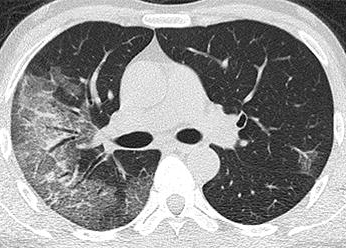
%> input picture HW2/covid.png, 346 x 248 px
$ octave Q4.m   (GNU Octave 9; MATLAB toolbox functions it lacks are replaced by stand-ins)
%> lines starting %> are read from the running program, lines starting %| are printed output that depends on the picture
### HW2/visuShrink.m
function lambda = visuShrink(C, img)
N = numel(img);
sigma_N = median(abs(C(:))) / 0.6745;
lambda = sigma_N * sqrt(2*log(N));
end

### HW2/Q4.m
%% load images
clear; close all; clc;
img = rgb2gray(imread("covid.png"));
%> img: size 248x346 uint8; min 0, max 255, mean 146.1
figure;
imshow(img)
%% part a
[cA,cH,cV,cD] = dwt2(img, "haar");
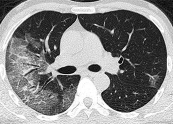
%> cA: size 124x173 double; min 37.5, max 510, mean 292.2; drawn with min black and max white
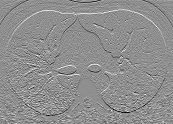
%> cH: size 124x173 double; min -176.5, max 137.5, mean -0.4; drawn with min black and max white
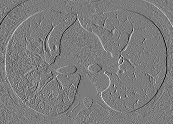
%> cV: size 124x173 double; min -134, max 141, mean 0; drawn with min black and max white
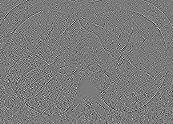
%> cD: size 124x173 double; min -66.5, max 71, mean 0; drawn with min black and max white
lamda_cH = visuShrink(cH, img);
%> in visuShrink, `sigma_N = median(abs(C(:))) / 0.6745;`: sigma_N = 16.31
%> in visuShrink, `lambda = sigma_N * sqrt(2*log(N));`: lambda = 77.73
%> lamda_cH = 77.73
lamda_cV = visuShrink(cV, img);
%> lamda_cV = 63.6
lamda_cD = visuShrink(cD, img);
%> lamda_cD = 42.4
% using different thr for each subband
cH_new = wthresh(cH, "s", lamda_cH);
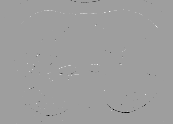
%> cH_new: size 124x173 double; min -98.77, max 59.77, mean -0.1; drawn with min black and max white
cV_new = wthresh(cV, "s", lamda_cV);
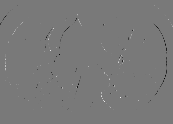
%> cV_new: size 124x173 double; min -70.4, max 77.4, mean -0.1; drawn with min black and max white
cD_new = wthresh(cD, "s", lamda_cD);
%% part b
img_den = idwt2(cA, cH_new, cV_new, cD_new, "haar");
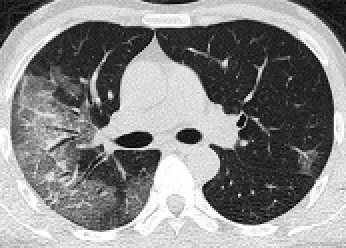
%> img_den: size 248x346 double; min 18.75, max 255, mean 146.1; drawn with min black and max white
figure;
subplot(121)
imshow(img)
title("noisy image", "Interpreter","latex", "FontSize", 20)
subplot(122)
imshow(uint8(img_den))
title("denoised image (using DWT)", "Interpreter","latex", "FontSize", 20)
%% part c
I = fft2(img);
Ivec = reshape(I, 1, numel(I));
Iabs = abs(Ivec).^2;
Isorted = sort(Iabs, "descend");
thr = 1e7;
Ivec_new = (Iabs >= thr) .* Ivec;
I_new = reshape(Ivec_new, size(img));
img_den = ifft2(I_new);
figure;
subplot(121)
imshow(img)
title("noisy image", "Interpreter","latex", "FontSize", 20)
subplot(122)
imshow(uint8(img_den))
title("denoised image (using DFT)", "Interpreter","latex", "FontSize", 20)
